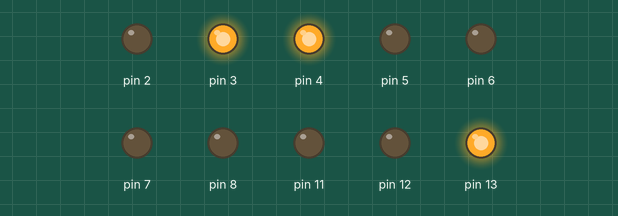
Recording of a sketch running on a simulated Arduino Uno, built with avr-gcc and run on an emulated ATmega328P. Parts: output pins drawn as LEDs (lit = HIGH).

Above: at 0.6 s.
At 3.6 s:
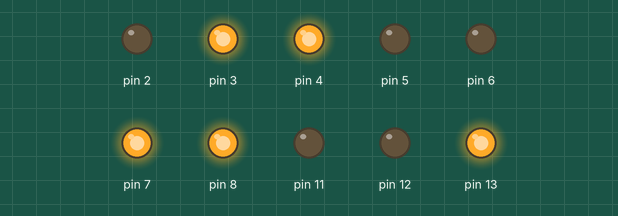
At 5.6 s:
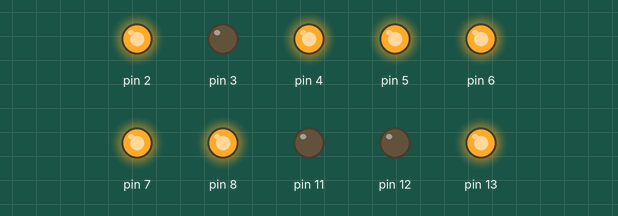
At 7.6 s:
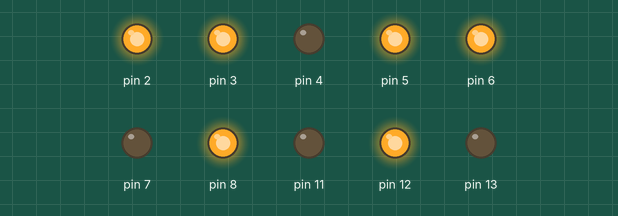
At 10.6 s:
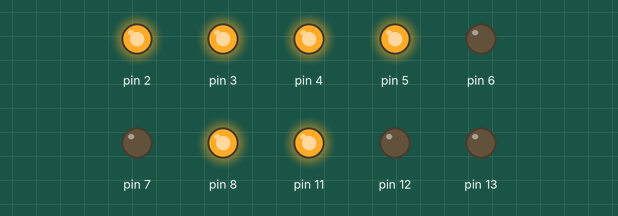
At 14.7 s:
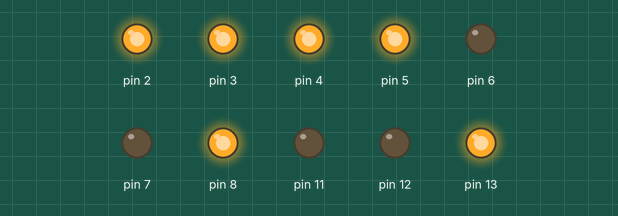
Timing chart, 0 to 15.7 s (numbered marks = the images above):
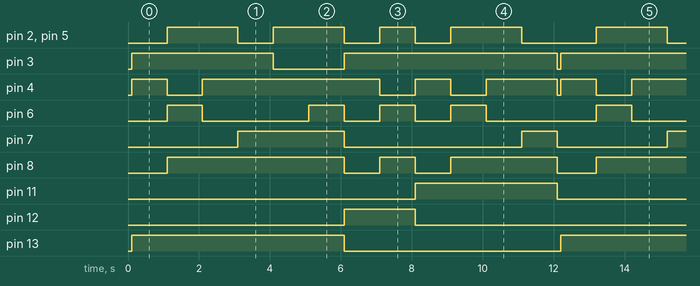

Measured:
- by itself, pin 2, pin 5: repeats every 12.1 s: LOW 1.0 s, HIGH 2.0 s, LOW 1.0 s, HIGH 1.0 s, LOW 1.0 s, HIGH 2.0 s, LOW 2.1 s, HIGH 2.0 s
- by itself, pin 3: repeats every 12.1 s: LOW 2.0 s, HIGH 6.0 s, LOW 0.10 s, HIGH 4.0 s
- by itself, pin 4: repeats every 12.1 s: LOW 1.0 s, HIGH 5.0 s, LOW 1.0 s, HIGH 1.0 s, LOW 1.0 s, HIGH 2.0 s, LOW 0.10 s, HIGH 1.0 s
- by itself, pin 6: repeats every 12.1 s: LOW 3.0 s, 2 × (HIGH 1.0 s, LOW 1.0 s), HIGH 1.0 s, LOW 3.1 s, HIGH 1.0 s
- by itself, pin 7: repeats every 12.1 s: LOW 5.0 s, HIGH 1.0 s, LOW 3.1 s, HIGH 3.0 s
- by itself, pin 8: repeats every 12.1 s: LOW 1.0 s, HIGH 1.0 s, LOW 1.0 s, HIGH 3.0 s, LOW 1.1 s, HIGH 5.0 s
- by itself, pin 11: alternates HIGH for 4.0 s and LOW for 8.1 s
- by itself, pin 12: alternates HIGH for 2.0 s and LOW for 10.1 s

The sketch:

TrafficLight.ino
```cpp
void setup() {
  // put your setup code here, to run once:
  for(int i = 2; i < 9; i++){
    pinMode(i, OUTPUT);
  }
  pinMode(13, OUTPUT);
  pinMode(12, OUTPUT);
  pinMode(11, OUTPUT);
}

void off(){
  for(int i = 2; i < 9; i++){
    digitalWrite(i, 0);
  }
}

void angka(int no){
  if(no == 1){
    digitalWrite(3, 1);
    digitalWrite(4, 1);
  }
  else if(no == 2){
    digitalWrite(2, 1);
    digitalWrite(3, 1);
    digitalWrite(8, 1);
    digitalWrite(5, 1);
    digitalWrite(6, 1);
  }
  else if(no == 3){
    digitalWrite(2, 1);
    digitalWrite(3, 1);
    digitalWrite(4, 1);
    digitalWrite(5, 1);
    digitalWrite(8, 1);
  }
  else if(no == 4){
    digitalWrite(7, 1);
    digitalWrite(8, 1);
    digitalWrite(3, 1);
    digitalWrite(4, 1);
  }
  else if(no == 5){
    digitalWrite(2, 1);
    digitalWrite(7, 1);
    digitalWrite(8, 1);
    digitalWrite(4, 1);
    digitalWrite(5, 1);
  }
  else if(no == 6){
    digitalWrite(2, 1);
    digitalWrite(7, 1);
    digitalWrite(8, 1);
    digitalWrite(4, 1);
    digitalWrite(5, 1);
    digitalWrite(6, 1);
  }
  else if(no == 7){
    digitalWrite(2, 1);
    digitalWrite(3, 1);
    digitalWrite(4, 1);
  }
  else if(no == 8){
    for(int i = 2; i < 9; i++){
      digitalWrite(i, 1);
    }
  }
  else if(no == 9){
    digitalWrite(2, 1);
    digitalWrite(3, 1);
    digitalWrite(4, 1);
    digitalWrite(5, 1);
    digitalWrite(7, 1);
    digitalWrite(8, 1);
  }
}

void loop() {
  // put your main code here, to run repeatedly:
  off();
  delay(100);
  for(int i = 1; i < 7; i++){
    digitalWrite(13, 1);
    angka(i);
    delay(1000);
    off();
  }
  digitalWrite(13, 0);

  for(int i = 1; i < 3; i++){
    digitalWrite(12, 1);
    angka(i);
    delay(1000);
    off();
  }
  digitalWrite(12, 0);

  for(int i = 1; i < 5; i++){
    digitalWrite(11, 1);
    angka(i);
    delay(1000);
    off();
  }
  digitalWrite(11, 0);
}
```
